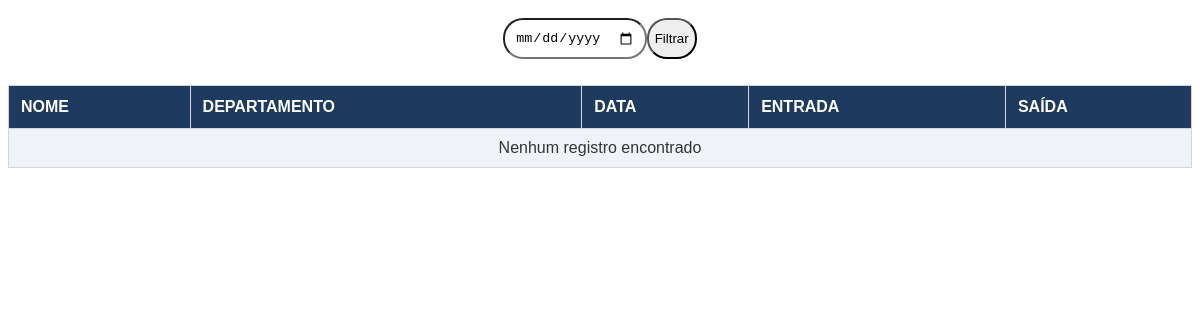
The page /controle/ (signed in) on the database as committed earlier.
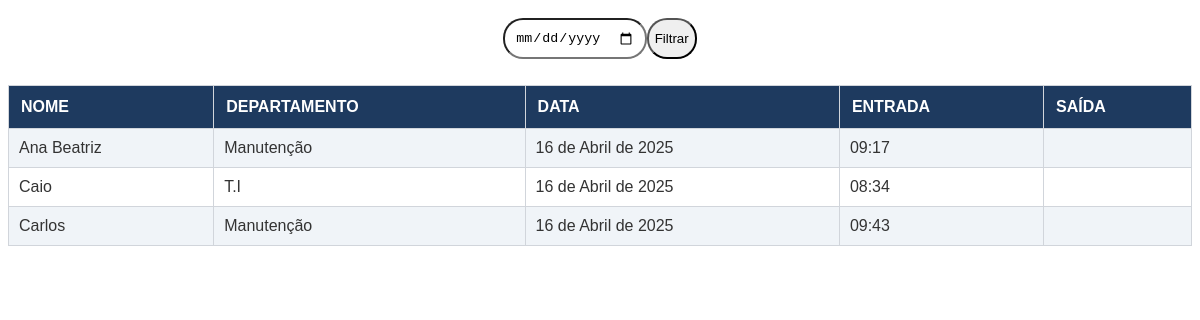
The same page on the database as committed later.
### controle/models.py (models this page shows)
class Controle(models.Model):
    nome= models.ForeignKey(Funcionario, on_delete=models.PROTECT,
                             related_name='funcionario', verbose_name='Nome')
    setor= models.ForeignKey(Setor, on_delete=models.PROTECT,
                              related_name='funcionario', verbose_name='departamento')
    data= models.DateField(auto_now_add=True)
    entrada= models.TimeField( verbose_name= 'Entrada')
    saida= models.TimeField( verbose_name= 'saida',blank=True, null=True)
    class Meta:
        ordering= ['nome']
        unique_together = ('nome', 'data')

class Funcionario(models.Model):
    nome= models.CharField(max_length=60)
    setor= models.ForeignKey(Setor, on_delete=models.PROTECT,
                              related_name='setor', verbose_name='departamento')
    def __str__(self):
        return self.nome
    class Meta:
        ordering= ['nome']
        verbose_name = 'Cooperado'

class Setor(models.Model):
    nome = models.CharField(max_length=20)
    def __str__(self):
        return self.nome
    class Meta:
        verbose_name =' Setore'

### controle/views.py (the view)
# urls.py: path('controle/',controle_view, name='controle_list')
@login_required(login_url='/admin/')
def controle_view(request):
    control = Controle.objects.all()
    buscar = request.GET.get('search')
    if buscar:
        control = control.filter(data__icontains=buscar)
    else:
        hoje = date.today()
        control = control.filter(data=hoje)
    return render(
        request,
        'controle.html',
        {'controle' : control}
    )

### controle/templates/controle.html (shortened to what this page needs)
{% load static %}
{% block content %}
  <link rel="stylesheet" href="{% static 'CSS/controle.css' %}" />
  <form method="get" action="{% url 'controle_list' %}">
    <input type="date" name="search" value="{{ request.GET.search }}"/>
    <button type="submit">Filtrar</button>
  </form>
  <table>
    <thead>
      <tr>
        <th>NOME</th>
        <th>DEPARTAMENTO</th>
        <th>DATA</th>
        <th>ENTRADA</th>
        <th>SAÍDA</th>
      </tr>
    </thead>
    <tbody>
      {% for controle in controle %}
        <tr>
          <td>
            {{ controle.nome }}
          </td>
          <td>{{ controle.setor }}</td>
          <td>{{ controle.data|date:'d \d\e F \d\e Y' }}</td>
          <td>{{ controle.entrada|time:'H:i' }}</td>
          <td>{{ controle.saida|time:'H:i' }}</td>
        </tr>
      {% empty %}
        <tr>
          <td colspan="6" style="text-align:center;">Nenhum registro encontrado</td>
        </tr>
      {% endfor %}
    </tbody>
  </table>
{% endblock %}

### static/CSS/controle.css (style rules this page uses)
table { width: 100%; border-collapse: collapse; background: #000000; font-family: Arial, sans-serif; }
th { background-color: #1E3A5F; color: white; padding: 12px; text-align: center; border: 1px solid #d1d5db; }
td { padding: 10px; border: 1px solid #d1d5db; color: #333; }
th { background-color: #1E3A5F; color: white; padding: 12px; text-align: left; border: 1px solid #d1d5db; }
tr:nth-child(even) { background-color: #ffffff; }
tr:nth-child(odd) { background-color: #F0F4F8; }
form, input { display: flex; justify-content: center; padding: 10px; border-radius: 20px; }
button { border-radius: 20px; }

Rows that differ between the two databases and show on the page:
added Controle: nome "Ana Beatriz", setor "Manutenção", data "16 de Abril de 2025", entrada "09:17"
added Controle: nome "Caio", setor "T.I", data "16 de Abril de 2025", entrada "08:34"
added Controle: nome "Carlos", setor "Manutenção", data "16 de Abril de 2025", entrada "09:43"
Other text that changed with them:
text no longer shown: "Nenhum registro encontrado"
